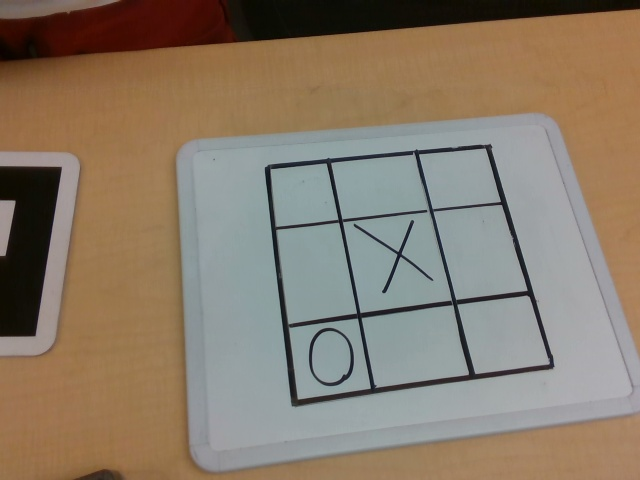
#> input picture src/vision/src/imgs/cam3.jpg, 640 x 480 px
$ python -i realsense.py   (imports and definitions only)
#> lines starting #> are read from the running program, lines starting #| are printed output that depends on the picture; after the words box and inside, x2 and y2 are one past the last pixel; in counts of white or black regions, pixels touching at a corner belong together
#> further down, picture is the input picture: shape (480, 640, 3); mean B, G, R 106.6, 123.4, 137.4
import pyrealsense2 as rs
import numpy as np
import cv2


def get_center_white(color_image):
    hsl = cv2.cvtColor(color_image, cv2.COLOR_BGR2HLS)

    lower_hsl = np.array([0, 0, 0])
    upper_hsl = np.array([180, 255, 35])

    # Threshold the image to get only cup colors
    mask = cv2.inRange(hsl, lower_hsl, upper_hsl)

    y_coords, x_coords = np.nonzero(mask)

    # If there are no detected points, exit
    if len(x_coords) == 0 or len(y_coords) == 0:
        print("No points detected. Is your color filter wrong?")
        return None

    # Calculate the center of the detected region by
    center_x = int(np.mean(x_coords))
    center_y = int(np.mean(y_coords))
    return center_x , center_y

def get_whiteboard(color_image):
    hsl = cv2.cvtColor(color_image, cv2.COLOR_BGR2HLS)
#> hsl: shape (480, 640, 3); mean of channels 0, 1, 2 52.1, 122.1, 59.3

    lower_hsl = np.array([0, 0, 0])
    upper_hsl = np.array([180, 255, 35])

    # Threshold the image to get only cup colors
    mask = cv2.inRange(hsl, lower_hsl, upper_hsl)
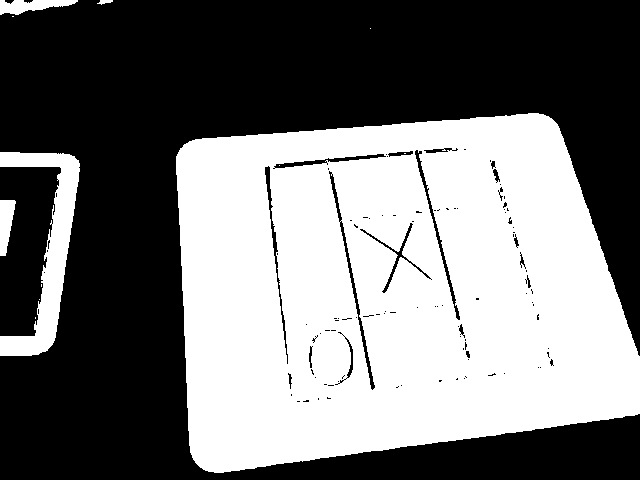
#> mask: shape (480, 640); 45.6% white; 12 white regions (7 under 20 px)
    # Find contours in the masked image
    contours, _ = cv2.findContours(mask, cv2.RETR_EXTERNAL, cv2.CHAIN_APPROX_SIMPLE)
#> contours = 10 contours, 5 with area under 20; largest, box (x1, y1, x2, y2) and area: (176, 113, 640, 473) 135850, (0, 152, 80, 356) 5304, (0, 0, 78, 15) 618, (0, 200, 16, 256) 554, (97, 0, 113, 5) 30

    # If there are no contours, return None
    if not contours:
        return None

    # Find the largest contour by area
    largest_contour = max(contours, key=cv2.contourArea)
#> largest_contour = contour of 409 points, box (x1, y1, x2, y2) (176, 113, 640, 473), area 135850
    return largest_contour

def crop_image(image, contour):

    x, y, w, h = cv2.boundingRect(contour)
    cropped_image = image[y:y+h, x:x+w]
    return cropped_image


def get_contour_center(contour):
    M = cv2.moments(contour)
    if M["m00"] != 0:
        center_x = int(M["m10"] / M["m00"])
        center_y = int(M["m01"] / M["m00"])
    else:
        center_x, center_y = 0, 0
    return center_x, center_y


# [1 line that did not run here, left out]
# [13 lines not run here, left out]
# [1 line that did not run here, left out]
# [1 line that did not run here, left out]

# Get device product line for setting a supporting resolution
# [1 line that did not run here, left out]
# [1 line that did not run here, left out]
# [1 line that did not run here, left out]
# [1 line that did not run here, left out]

found_rgb = False
# [47 lines not run here, left out]

>>> import cv2
>>> picture = cv2.imread('imgs/cam3.jpg')
>>> result = get_whiteboard(picture)
#> result has the same summary as largest_contour in get_whiteboard

$ run again, on src/vision/src/imgs/cam4.jpg
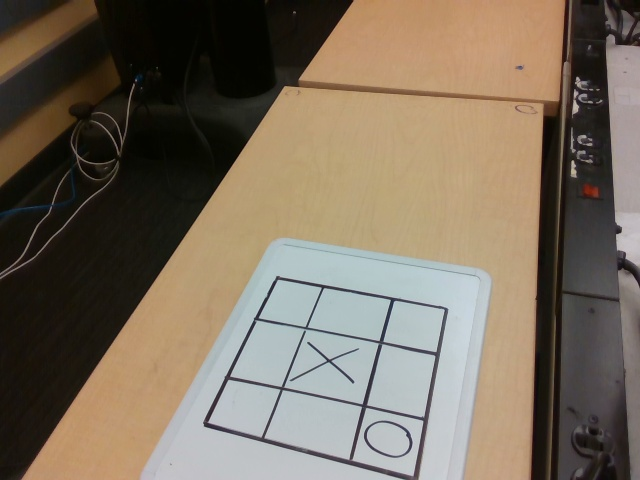
#> input picture src/vision/src/imgs/cam4.jpg, 640 x 480 px
#> picture is the input picture: shape (480, 640, 3); mean B, G, R 94.1, 109.8, 121.8
#> hsl: shape (480, 640, 3); mean of channels 0, 1, 2 41.5, 108.1, 73.8
#> in get_whiteboard, `mask = cv2.inRange(hsl, lower_hsl, upper_hsl)`:
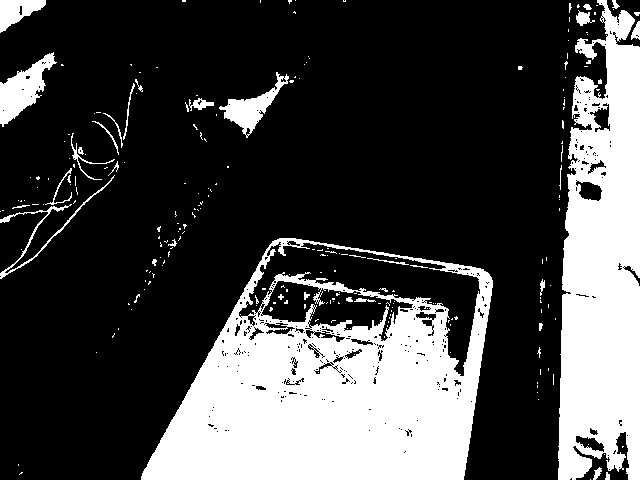
#> mask: shape (480, 640); 27.7% white; 238 white regions (205 under 20 px)
#> contours = 168 contours, 149 with area under 20; largest, box (x1, y1, x2, y2) and area: (141, 238, 493, 480) 62884, (558, 0, 640, 480) 30356, (0, 52, 57, 127) 1740, (219, 72, 289, 138) 1253, (0, 0, 46, 33) 796
#> largest_contour = contour of 318 points, box (x1, y1, x2, y2) (141, 238, 493, 480), area 62884
#> result has the same summary as largest_contour in get_whiteboard

$ run again, on src/vision/src/imgs/cam5.jpg
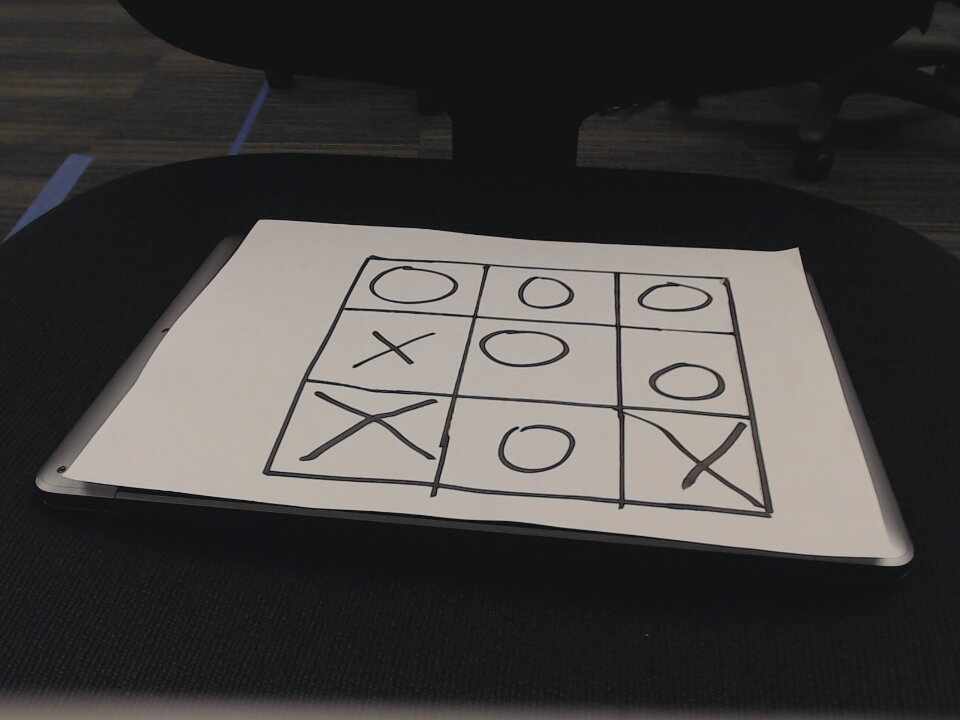
#> input picture src/vision/src/imgs/cam5.jpg, 960 x 720 px
#> picture is the input picture: shape (720, 960, 3); mean B, G, R 66.2, 67.9, 69.8
#> hsl: shape (720, 960, 3); mean of channels 0, 1, 2 60.5, 68.2, 15.7
#> in get_whiteboard, `mask = cv2.inRange(hsl, lower_hsl, upper_hsl)`:
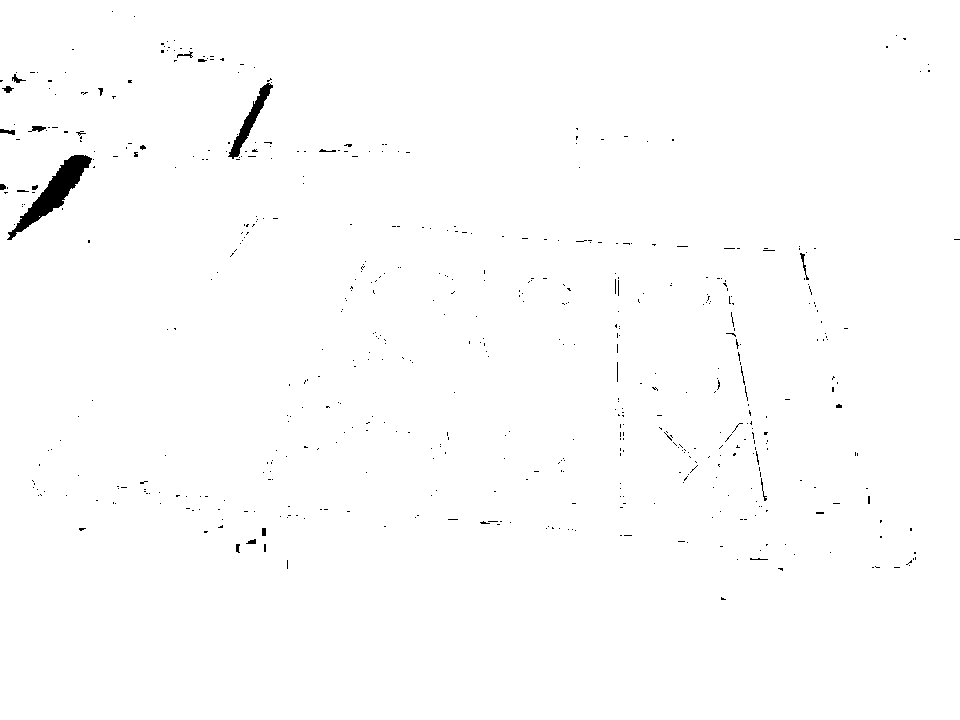
#> mask: shape (720, 960); 99.3% white; 552 black regions (529 under 20 px)
#> contours = 1 contour; box (x1, y1, x2, y2) and area: (0, 0, 960, 720) 689398
#> largest_contour = contour of 38 points, box (x1, y1, x2, y2) (0, 0, 960, 720), area 689398
#> result has the same summary as largest_contour in get_whiteboard

$ run again, on src/vision/src/imgs/cam6.jpg
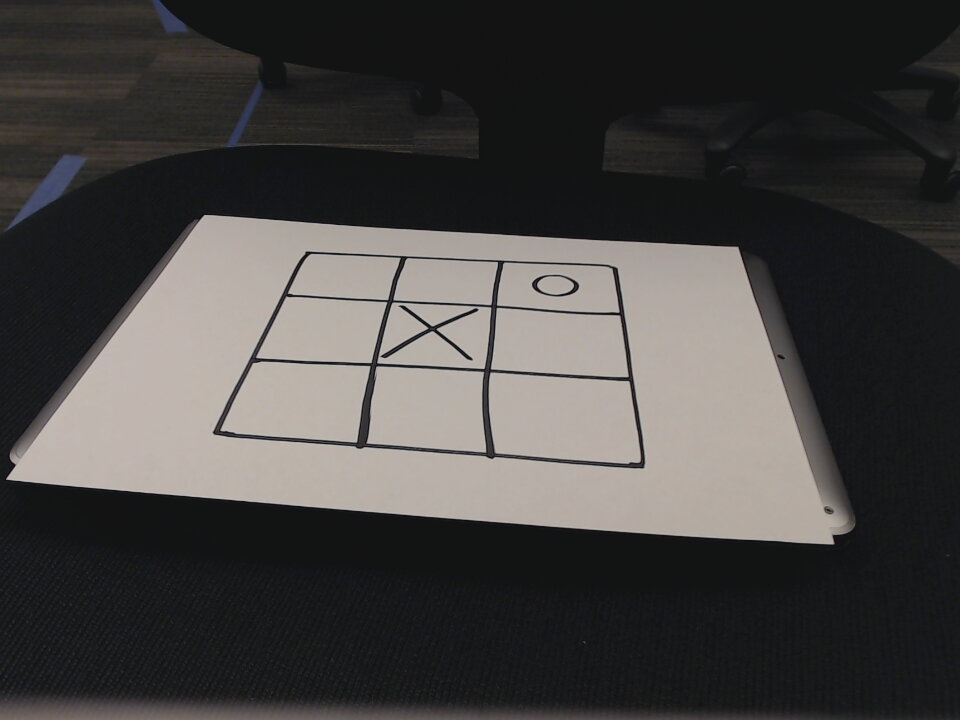
#> input picture src/vision/src/imgs/cam6.jpg, 960 x 720 px
#> picture is the input picture: shape (720, 960, 3); mean B, G, R 66, 67.5, 69.6
#> hsl: shape (720, 960, 3); mean of channels 0, 1, 2 59.4, 68, 16.6
#> in get_whiteboard, `mask = cv2.inRange(hsl, lower_hsl, upper_hsl)`:
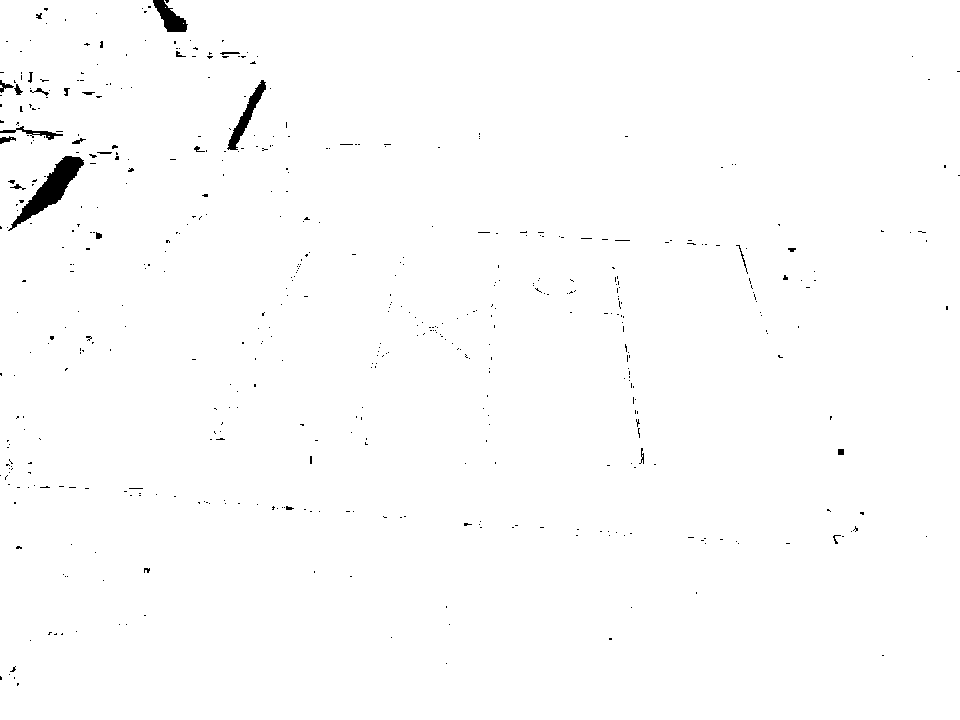
#> mask: shape (720, 960); 99.2% white; 519 black regions (493 under 20 px)
#> contours = 5 contours, 4 with area under 20; largest, box (x1, y1, x2, y2) and area: (0, 0, 960, 720) 688624
#> largest_contour = contour of 167 points, box (x1, y1, x2, y2) (0, 0, 960, 720), area 688624
#> result has the same summary as largest_contour in get_whiteboard
